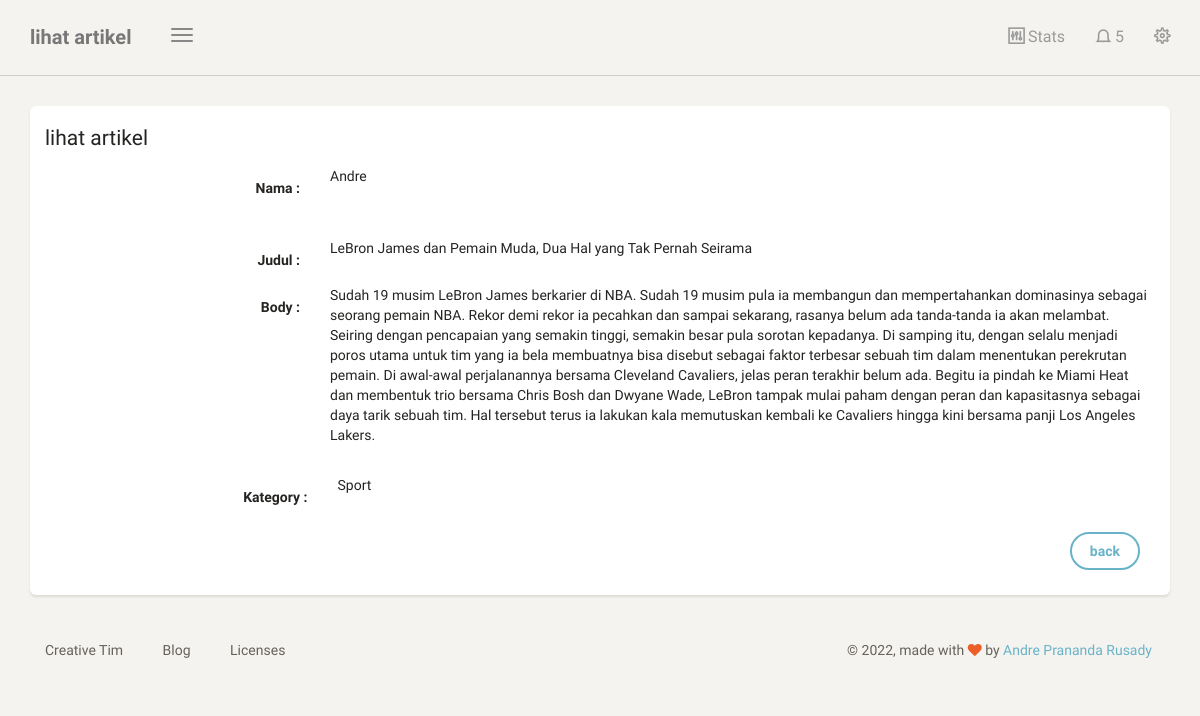
The page /dashboard/artikel/lihat/3 (signed in) on the database its author committed.
### blog/models.py (models this page shows, shortened)
class Artikel(models.Model):
    nama = models.ForeignKey(User, on_delete=models.CASCADE, blank=True, null=True)
    judul = models.CharField(max_length=100)
    body = models.TextField()
    kategory = models.ForeignKey(Kategori, on_delete=models.CASCADE)
    date = models.DateTimeField(auto_now_add=True)
    class Meta:
        ordering =['-date']
        verbose_name_plural = "Artikel"

class Kategori(models.Model):
    nama = models.CharField(max_length=20)
    def __str__(self):
        return self.nama
    class Meta:
        verbose_name_plural = "Kategori"

### blog/views.py (the view)
# urls.py: path('artikel/lihat/<str:id>',lihat_artikel, name='lihat_artikel'),
@login_required
def lihat_artikel(request, id):
    template_name = "back/lihat_artikel.html"
    artikel = Artikel.objects.get(id=id)
    context = {
        'title':'lihat artikel',
        'artikel': artikel,
    }
    return render(request, template_name, context)

### templates/back/lihat_artikel.html (shortened to what this page needs)
{% extends 'back/base.html' %}
{% block content %}
<div class="content">
    <div class="container-fluid">
        <div class="row">
            <div class="col-md-12">
                <div class="card">
                    <form class="form-horizontal" method="POST">
                        <div class="card-header">
                            <h4 class="card-title">
                                {{title}}
                            </h4>
                        </div>
                        <div class="card-content">
                            <div class="form-group">
                                <label class="col-md-3 control-label">Nama : </label>
                                <div class="col-md-9">
                                    {{artikel.nama}}
                                </div>
                            </div>
                        </div>
                        <div class="card-content">
                            <div class="form-group">
                                <label class="col-md-3 control-label">Judul : </label>
                                <div class="col-md-9">
                                   {{artikel.judul}}
                                </div>
                            </div>
                            <div class="form-group">
                                <label class="col-md-3 control-label">Body : </label>
                                <div class="col-md-9">
                                   {{artikel.body}}
                                </div>
                        </div>
                        <div class="card-content">
                            <div class="form-group">
                                <label class="col-md-3 control-label">Kategory : </label>
                                <div class="col-md-9">
                                   {{artikel.kategory}}
                            </div>
                        </div>
                        </div>
                        <div class="card-footer text-right">
                            <div class="form-group">
                                <label class="col-md-3"></label>
                                <div class="col-md-9">
                                    <a class="btn btn-info" href="{% url 'tabel_artikel' %}">back</a>
                                </div>
                            </div>
                        </div>
                    </form>
                </div>
            </div>
        </div>
    </div>
</div>
{% endblock content %}

### rows shown on the page
Artikel: nama "Andre", judul "LeBron James dan Pemain Muda, Dua Hal yang Tak Pernah Seirama", body "Sudah 19 musim LeBron James berkarier di NBA. Sudah 19 musim pula ia membangun dan mempertahankan dominasinya sebagai seorang pemain NBA. Rekor demi rekor ia pecahkan dan sampai sekarang, rasanya belum ada tanda-tanda ia akan melambat. Seiring dengan pencapaian yang semakin tinggi, semakin besar pula sorotan kepadanya. Di samping itu, dengan selalu menjadi poros utama untuk tim yang ia bela membuatnya bisa disebut sebagai faktor terbesar sebuah tim dalam menentukan perekrutan pemain. Di awal-awal perjalanannya bersama Cleveland Cavaliers, jelas peran terakhir belum ada. Begitu ia pindah ke Miami Heat dan membentuk trio bersama Chris Bosh dan Dwyane Wade, LeBron tampak mulai paham dengan…", kategory "Sport"

### other values the page prints
{{ title }} "lihat artikel"
